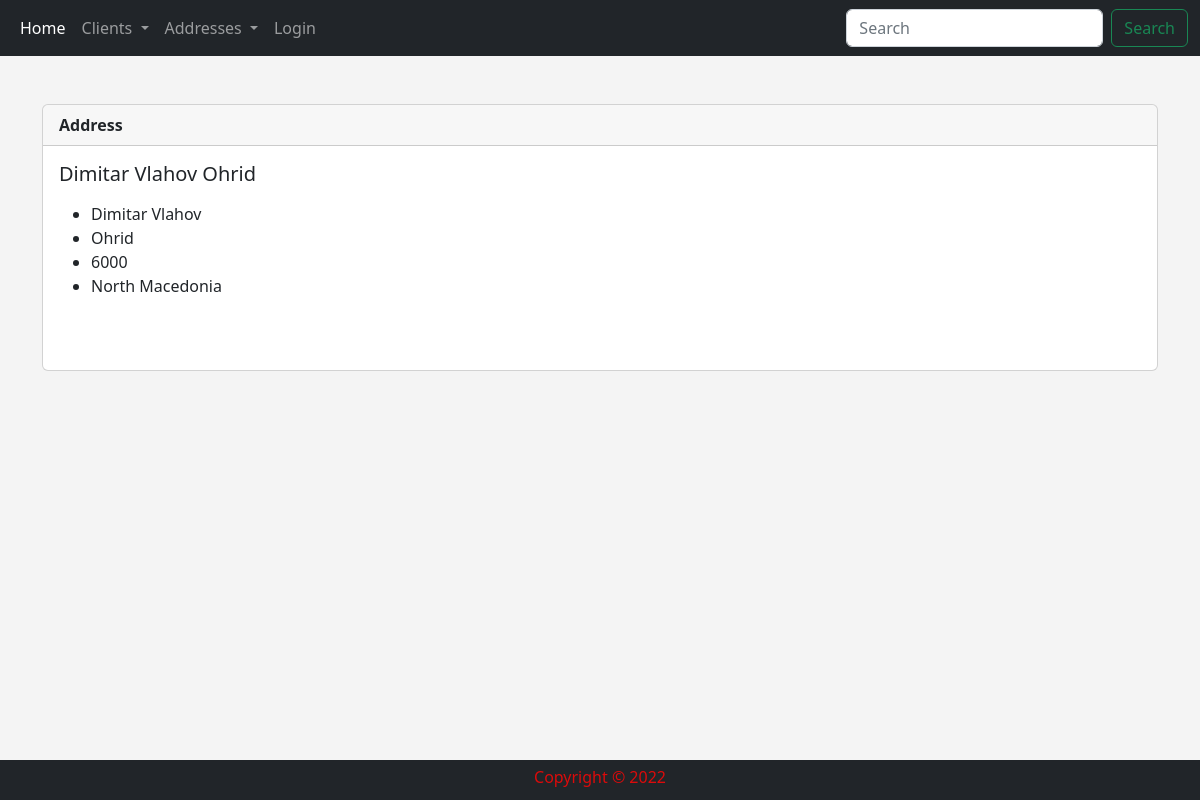
The app's page /show_address/3 with its own data.
### addresses/models.py (models this page shows)
class Address(models.Model):
    street_name = models.CharField('Street Name', max_length=100)
    city = models.CharField('City', max_length=50)
    zip_code = models.CharField('Zip Code', max_length=15)
    country = models.CharField('Country', max_length=50)
    def __str__(self):
        return self.street_name + ' ' + self.city

### addresses/views.py (the view)
# urls.py: path('show_address/<address_id>', views.show_address, name='show_address'),
def show_address(request, address_id):
    address = Address.objects.get(pk=address_id)
    return render(request, 'addresses/show_address.html', {
        "address": address,
    })

### addresses/templates/addresses/show_address.html
{% extends 'addresses/base.html' %}
{% block content %}
        <br/>
        <div class="card">
          <div class="card-header">
              <strong>Address</strong>
          </div>
          <div class="card-body">
            <h5 class="card-title">{{ address }}</h5>
            <p class="card-text">
              <ul>
                <li>{{ address.street_name }}</li>
                <li>{{ address.city }}</li>
                <li>{{ address.zip_code }}</li>
                <li>{{ address.country }}</li>
              </ul>
              <br/>
            </p>
          </div>
        </div>
{% endblock %}

### addresses/static/addresses/main.css (style rules this page uses)
body { background: #f4f4f4 }

### records on screen
Address: street_name+city "Dimitar Vlahov Ohrid", street_name "Dimitar Vlahov", city "Ohrid", zip_code "6000", country "North Macedonia"
